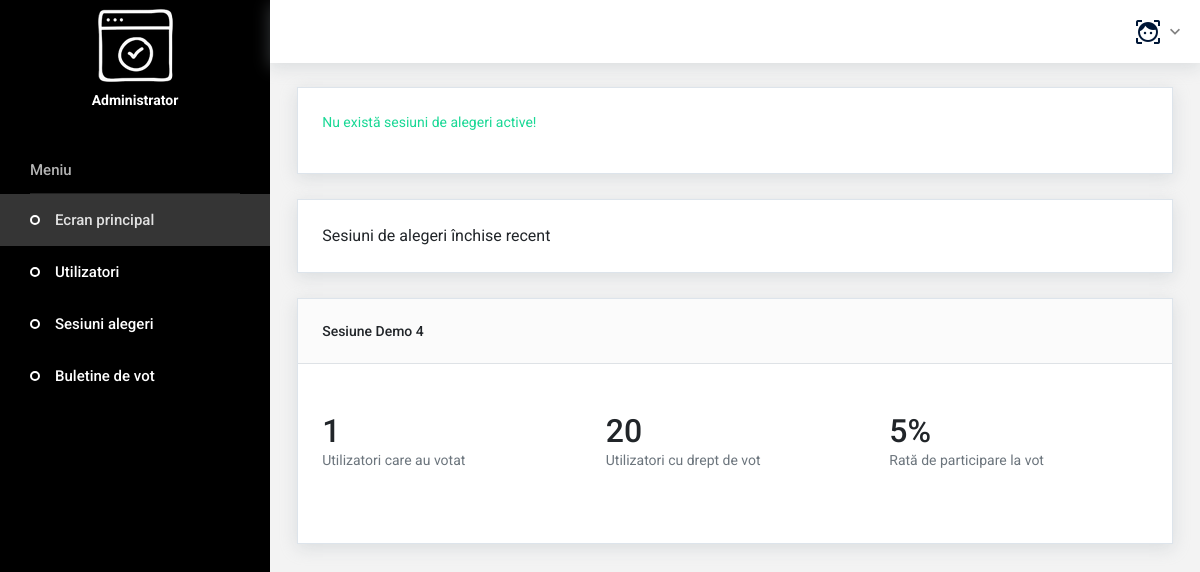
Screenshot of /dashboard/home.php (signed in) with the database file from the repository.
### tables this page shows
CREATE TABLE `tbl_elections` (
  `election_id` smallint(5) UNSIGNED NOT NULL,
  `election_type_id` tinyint(3) UNSIGNED NOT NULL DEFAULT '1',
  `admin_user_id` mediumint(8) UNSIGNED NOT NULL DEFAULT '0',
  `election_name` varchar(255) NOT NULL,
  `election_description` text,
  `number_of_users` smallint(5) UNSIGNED NOT NULL DEFAULT '0',
  `status` tinyint(1) UNSIGNED NOT NULL DEFAULT '1' COMMENT '1 for active/0 for inactive (in front-end)',
  `sort_order` smallint(5) UNSIGNED DEFAULT '0',
  `starting_date` datetime DEFAULT '1970-01-01 00:00:00',
  `closing_date` datetime DEFAULT '1970-01-01 00:00:00',
  `date_added` datetime NOT NULL DEFAULT '1970-01-01 00:00:00',
  `date_last_modified` datetime NOT NULL DEFAULT '1970-01-01 00:00:00'
);

### dashboard/home.php (the view, shortened to what this page needs)
<?php
include('../libs/connection.php');
?>
<!DOCTYPE html>
<head>
    <link type="text/css" rel="stylesheet" href="assets/fonts/mdi/materialdesignicons.css?v=1.0.1">
    <link type="text/css" rel="stylesheet" href="assets/media/vendor.bundle.base.min.css?v=1.0.1">
    <link type="text/css" rel="stylesheet" href="assets/media/vendor.bundle.addons.min.css?v=1.0.1">
</head>
<body>
<div class="container-scroller">
    <nav class="navbar default-layout col-lg-12 col-12 p-0 fixed-top d-flex flex-row">
        <div class="text-center navbar-brand-wrapper d-flex align-items-top justify-content-center">
            <a class="navbar-brand brand-logo" href="home.php">
                <img src="assets/images/logo.png" alt="" class="img-fluid"></a>
        </div>
        <div class="navbar-menu-wrapper d-flex align-items-center">
            <ul class="navbar-nav ml-auto">
                <li class="nav-item dropdown user-dropdown">
                    <a class="nav-link dropdown-toggle" id="UserDropdown" href="#" data-toggle="dropdown" aria-expanded="false">
                        <span class="mdi mdi-face-recognition mdi-24px"></span>
                    </a>
                </li>
            </ul>
        </div>
    </nav>
    <div class="container-fluid page-body-wrapper">
        <nav class="sidebar sidebar-offcanvas" id="sidebar">
            <ul class="nav">
                <li class="nav-item nav-profile">
                    <div class="text-center">
                        <p class="profile-name"><strong>Administrator</strong></p>
                    </div>
                </li>
                <li class="nav-item nav-category">Meniu</li>
                <li class="nav-item active"><a href="home.php" class="nav-link"><i class="menu-icon typcn typcn-bell"></i><span class="menu-title">Ecran principal</span></a></li>
                <li class="nav-item"><a href="users.php" class="nav-link"><i class="menu-icon typcn typcn-bell"></i><span class="menu-title">Utilizatori</span></a></li>
                <li class="nav-item"><a href="elections.php" class="nav-link"><i class="menu-icon typcn typcn-bell"></i><span class="menu-title">Sesiuni alegeri</span></a></li>
                <li class="nav-item"><a href="ballots.php" class="nav-link"><i class="menu-icon typcn typcn-bell"></i><span class="menu-title">Buletine de vot</span></a></li>
            </ul>
        </nav>
        <div class="main-panel">
            <div class="content-wrapper">
                <div class="row">
                    <?php
                    $activeElections = array();
                    $closedElections = array();
                    $sql    = "
                    SELECT
                        election_id,
                        election_name,
                        closing_date AS db_closing_date
                    FROM
                        tbl_elections
                    WHERE
                        NOW() > closing_date
                        AND closing_date IN (SELECT max(closing_date) FROM tbl_elections)
                    ORDER BY
                        db_closing_date DESC,
                        sort_order DESC
                    ";
                    $result = mysqli_query($connection, $sql);
                    if (mysqli_num_rows($result) > 0) {
                        while ($row = mysqli_fetch_array($result, MYSQLI_ASSOC)) {
                            $closedElections[] = $row;
                        }
                    }
                    $countActiveElections = count($activeElections);
                    $countClosedElections = count($closedElections);
                    $elections = array();
                    if ($countActiveElections > 0) {
                        $elections = $activeElections;
                    } else if ($countClosedElections > 0) {
                        $elections = $closedElections;
                    }
                    if ($countActiveElections == 0) {
                        ?>
                        <div class="col-lg-12 grid-margin stretch-card">
                            <div class="card">
                                <div class="card-body">
                                    <p class="text-success">Nu există sesiuni de alegeri active!</p>
                                </div>
                            </div>
                        </div>
                        <?php
                        if ($countClosedElections > 0) {
                            ?>
                            <div class="col-lg-12 grid-margin stretch-card">
                                <div class="card">
                                    <div class="card-body">
                                        Sesiuni de alegeri închise recent
                                    </div>
                                </div>
                            </div>
                        <?php } ?>
                    <?php }
                    $countElections = count($elections);
                    if ($countElections > 0) {
                        $i = 0;
                        foreach ($elections as $key => $data) {
                            $i++;
                            $totalElectionUsers = 0;
                            $sql    = "
                            SELECT
                                election_id,
                                election_name,
                                number_of_users,
                                (
                                case
                                    when NOW() > closing_date then 'CLOSED'
                                    when NOW() > starting_date then 'OPENED'
                                end
                                )  AS closing_status,
                                date_format(date_added, '%d.%m.%Y') AS date_added,
                                date_format(date_last_modified, '%d.%m.%Y') AS date_last_modified
                            FROM
                                tbl_elections
                            WHERE
                                 election_id=" . $data["election_id"];
                            $result = mysqli_query($connection, $sql);
                            if (mysqli_num_rows($result) == 1) {
                                $currentElection = mysqli_fetch_array($result, MYSQLI_ASSOC);
                                $sql    = "
                                SELECT
                                    COUNT(user_id) AS total
                                FROM
                                    tbl_elections_to_users
                                WHERE
                                    election_id=" . $data["election_id"];
                                $result = mysqli_query($connection, $sql);
                                if (mysqli_num_rows($result) == 1) {
                                    $row                = mysqli_fetch_array($result, MYSQLI_ASSOC);
                                    $totalElectionUsers = $row['total'];
                                }
                                $totalUsers = $currentElection["number_of_users"];
                                $totalPercentageUsers = 0;
                                if ($totalElectionUsers > 0 && $totalUsers) {
                                    $totalPercentageUsers = round($totalElectionUsers / $totalUsers * 100, 2);
                                }
                                ?>
                                <div class="col-lg-<?= ($countElections == 1 && $i == 1 ? "12" : "6") ?> grid-margin stretch-card">
                                    <div class="card">
                                        <div class="p-4 border-bottom bg-light">
                                            <h4 class="card-title mb-0"><?= $data["election_name"] ?></h4>
                                        </div>
                                        <div class="card-body">
                                            <div class="d-flex justify-content-between align-items-center pb-4">
                                            </div>
                                            <div class="row">
                                                <div class="col-md-4">
                                                    <h2 class="mb-0 font-weight-medium"><?= $totalElectionUsers ?></h2>
                                                    <p class="mb-5 text-muted">Utilizatori care au votat</p>
                                                </div>
                                                <div class="col-md-4">
                                                    <h2 class="mb-0 font-weight-medium"><?= $totalUsers ?></h2>
                                                    <p class="mb-5 text-muted">Utilizatori cu drept de vot</p>
                                                </div>
                                                <div class="col-md-4">
                                                    <h2 class="mb-0 font-weight-medium"><?= $totalPercentageUsers ?>%</h2>
                                                    <p class="mb-5 text-muted">Rată de participare la vot</p>
                                                </div>
                                            </div>
                                        </div>
                                    </div>
                                </div>
                            <?php }
                        }
                    }
                    ?>
                </div>
            </div>
        </div>
    </div>
</div>
</body>
</html>

### rows the page displays
tbl_elections: election_name "Sesiune Demo 4", totalElectionUsers "1", number_of_users "20", totalPercentageUsers "5"
